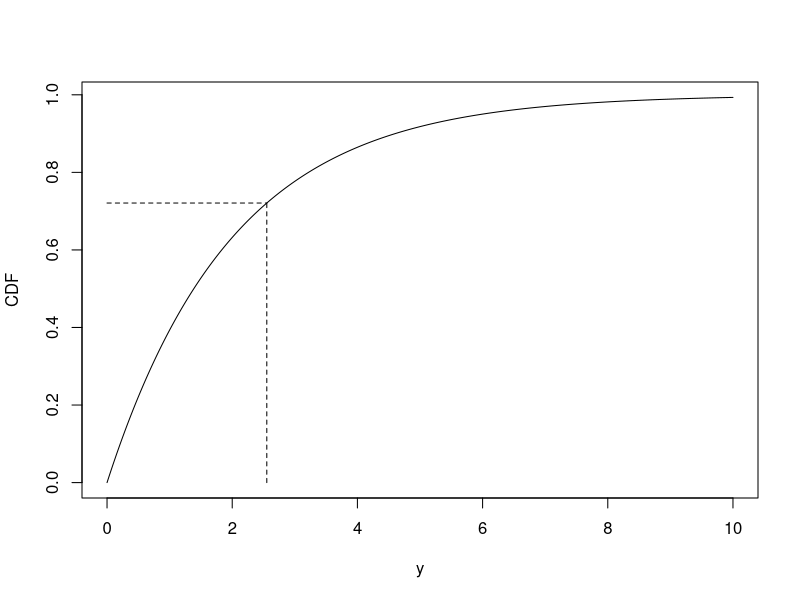
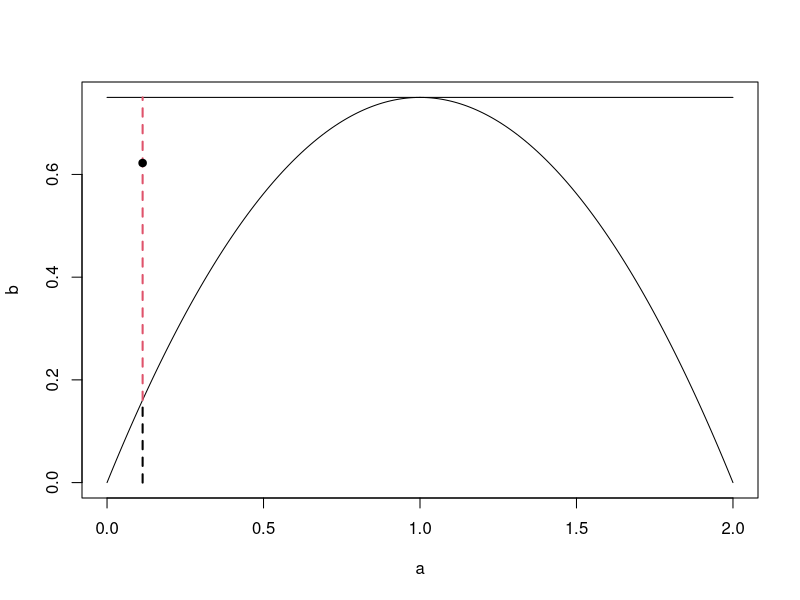
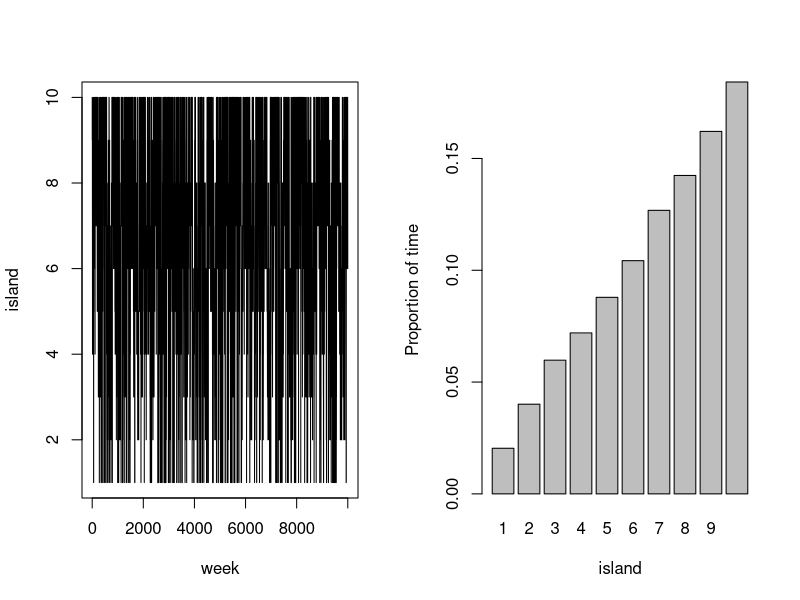
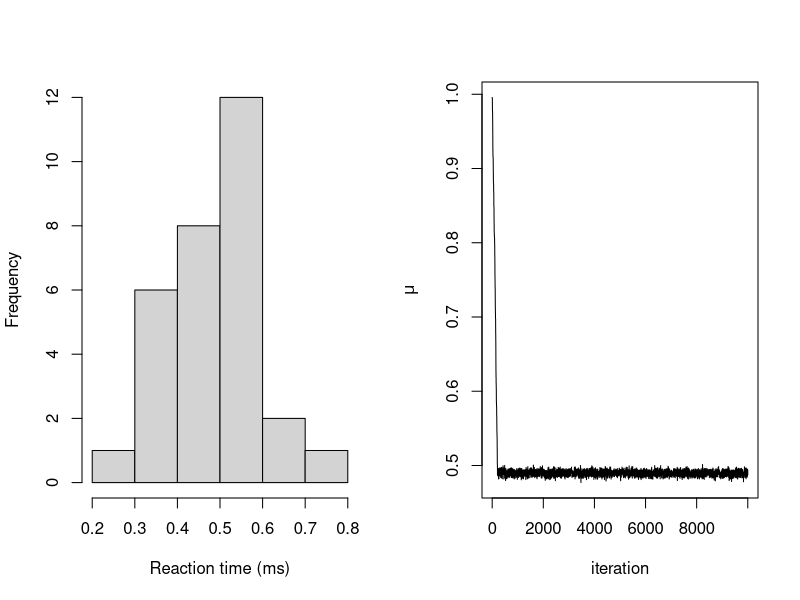
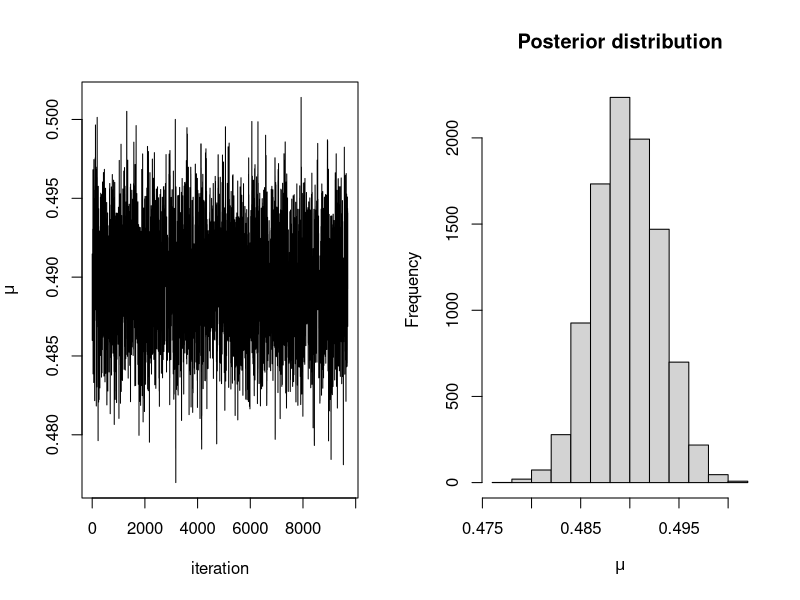
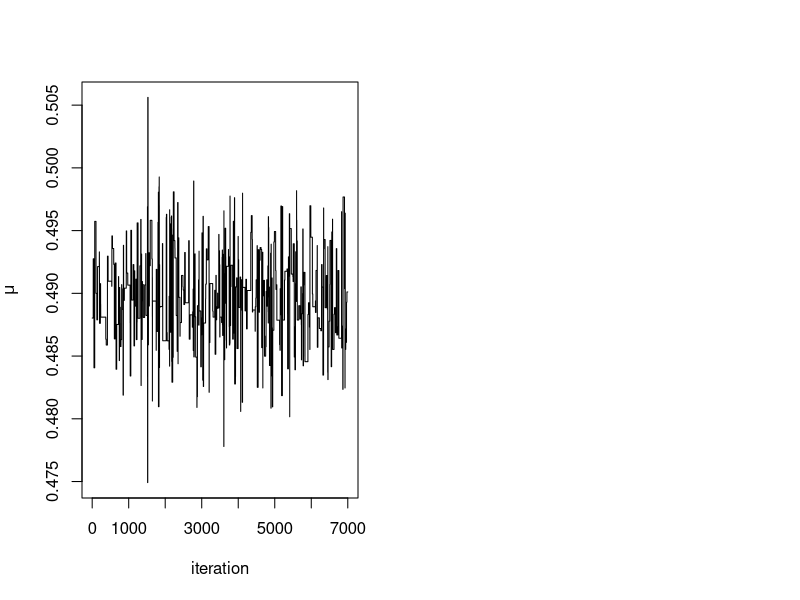
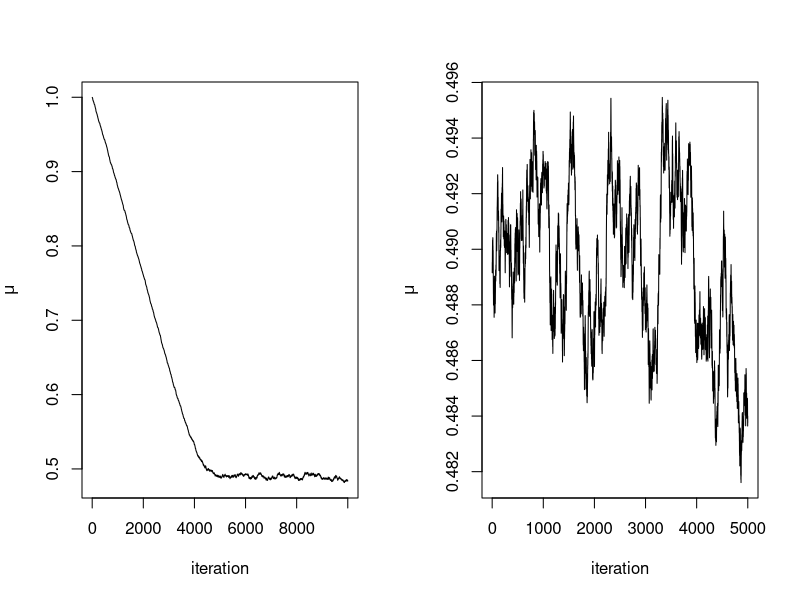

Reproduce these figures in R, in order.
## ---- chunk 1
runif(1, 0, 1)
## ---- chunk 2
set.seed(12345) # to reproduce
y <- seq(0, 10, 0.01) #Show on the interval [0, 5]
f <- 1 - exp(-0.5*y)    #Construct the cumulative density function (CDF)
plot(y, f, type ='l', xlab = "y", ylab= "CDF")

#Sample u
u <- runif(1)

#Get the corresponding y value
f.inv <- -2*log(1-u)

#plot 
segments(x0 = 0, y0 = u, x1 = f.inv, y1 = u, lty = 2)
segments(x0 = f.inv, y0 = 0, x1 = f.inv, y1 = u, lty = 2)
## ---- chunk 3
set.seed(1234)   #to reproduce
M <- 3/4         #set M
y <- runif(1)    #sample Y ~ Q
p <- 3/4*y*(2-y) #compute pi(y)
k <- p/(M*1)     #compute k
u <- runif(1)    #sample U ~ U[0, 1]
ifelse(u < k, 'accept', 'reject') #Accept if  u < k


#Create nice plot
a <- seq(0, 2, 0.01)
b <- 3/4*a*(2-a)
c <- M*rep(1, length(a))
plot(a, b, ylim = c(0, M), type = 'l')
lines(a, c)
segments(x0 = y, y0 = 0, x1 = y,  y1 =3/4*y*(2-y) , lty = 2, lwd = 2)
segments(x0 = y,  y0 =3/4*y*(2-y), x1 = y, y1 = M, lty = 2, col = 2, lwd = 2)
points(x = y, y = u, pch = 19)

## ---- chunk 4
weeks <- 10000
island <- numeric(weeks)
current <- 10
for(i in 1:weeks){
  
  ## record current position
  island[i] <- current
  
  #Flip a coin to move to a propose a new island
  proposed <- current + sample(c(1, -1), size = 1)
  
  #Ensure he loops round the island
  if(proposed < 1) 
    proposed <- 10
  if(proposed > 10)
    proposed <- 1
  
  #Decide to move
  p <- proposed/current
  u <- runif(1)
  if(u < p)
    current <- proposed
  
  
}

#Plot results
par(mfrow = c(1, 2))
plot(island, type = 'l', xlab = "week", ylab = "island")
barplot(table(island)/weeks, xlab = "island", ylab = "Proportion of time")
## ---- chunk 5
y <- c(0.34, 0.47, 0.58, 0.27, 0.74, 0.44, 0.46, 0.65, 0.36, 0.55, 0.58, 0.55, 0.53, 0.56, 0.54, 0.61, 0.43, 0.52, 0.45, 0.49, 0.32, 0.33, 0.47, 0.58, 0.34, 0.60, 0.59, 0.43, 0.57, 0.34)
hist(y, main = "", xlab = "Reaction time (ms)")
## ---- chunk 6
#Set up elements for MCMC
set.seed(123) #to reproduce
n.iter   <- 10000
mu.store <- numeric(n.iter)

#Initial values
mu <- 1 
sigma <- 0.1 #known

for(i in 1:n.iter){
  
  #Propose value for mu
  mu.proposed <- runif(1, mu - 0.01, mu + 0.01)
  
  if(mu.proposed > 0){ #If mu < 0 we can reject straight away
    
    #Compute (log) acceptance probability
    log.numerator   <- -0.01*mu.proposed - sum(y - mu.proposed)^2/(2*sigma^2)
    log.denominator <- -0.01*mu - sum(y - mu)^2/(2*sigma^2)
    
    log.p.acc <- log.numerator - log.denominator
    u <- runif(1)
    
    #Accept/Reject step
    if(log(u) < log.p.acc){
      mu <- mu.proposed
    }
  }
  
  #Store mu at each iteration
  mu.store[i] <- mu
}
plot(mu.store, type = 'l', xlab = "iteration", ylab = expression(mu))
## ---- chunk 7
plot(mu.store[-c(1:300)], type = 'l', xlab = "iteration", ylab = expression(mu))
hist(mu.store[-c(1:300)], xlab = expression(mu), main = "Posterior distribution")
## ---- chunk 8
quantile(mu.store[-c(1:300)], c(0.025, 0.975))
## ---- chunk 9
set.seed(123) #to reproduce
n.iter   <- 10000
mu.store <- numeric(n.iter)

#Initial values
mu <- 1 
sigma <- 0.1 #known

for(i in 1:n.iter){
  
  #Propose value for mu
  mu.proposed <- runif(1, mu - 0.1, mu + 0.1) #Step size too big
  
  if(mu.proposed > 0){ #If mu < 0 we can reject straight away
    
    #Compute (log) acceptance probability
    log.numerator   <- -0.01*mu.proposed - sum(y - mu.proposed)^2/(2*sigma^2)
    log.denominator <- -0.01*mu - sum(y - mu)^2/(2*sigma^2)
    
    log.p.acc <- log.numerator - log.denominator
    u <- runif(1)
    
    #Accept/Reject step
    if(log(u) < log.p.acc){
      mu <- mu.proposed
    }
  }
  
  #Store mu at each iteration
  mu.store[i] <- mu
}
plot(mu.store[-c(1:3000)], type = 'l', xlab = "iteration", ylab = expression(mu))
## ---- chunk 10
set.seed(123) #to reproduce
n.iter   <- 10000
mu.store <- numeric(n.iter)

#Initial values
mu <- 1 
sigma <- 0.1 #known

for(i in 1:n.iter){
  
  #Propose value for mu
  mu.proposed <- runif(1, mu - 0.0005, mu + 0.0005) #Step size too big
  
  if(mu.proposed > 0){ #If mu < 0 we can reject straight away
    
    #Compute (log) acceptance probability
    log.numerator   <- -0.01*mu.proposed - sum(y - mu.proposed)^2/(2*sigma^2)
    log.denominator <- -0.01*mu - sum(y - mu)^2/(2*sigma^2)
    
    log.p.acc <- log.numerator - log.denominator
    u <- runif(1)
    
    #Accept/Reject step
    if(log(u) < log.p.acc){
      mu <- mu.proposed
    }
  }
  
  #Store mu at each iteration
  mu.store[i] <- mu
}
par(mfrow = c(1, 2))
plot(mu.store, type = 'l', xlab = "iteration", ylab = expression(mu))
plot(mu.store[-c(1:5000)], type = 'l', xlab = "iteration", ylab = expression(mu))
